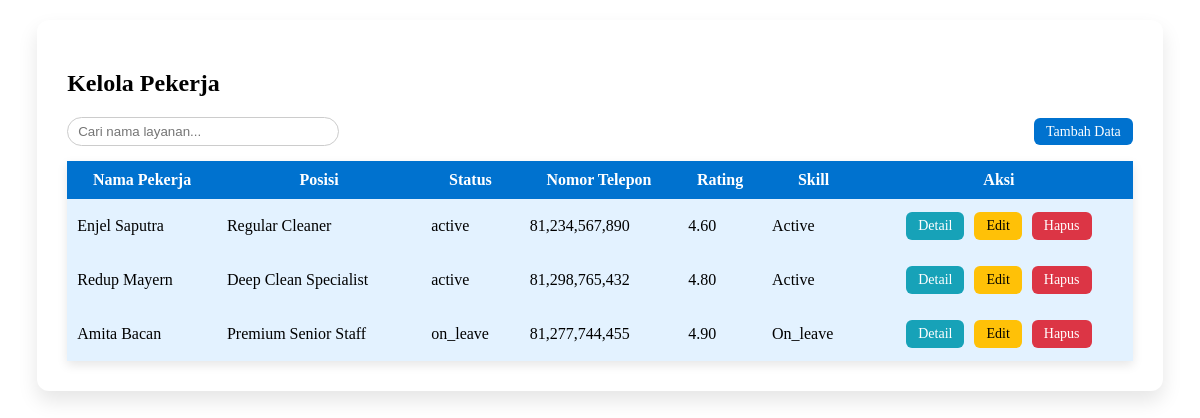
/Frontend/Admin/pekerja/pekerja1.php, run on the app's committed database.
### tables this page shows
CREATE TABLE `employees` (
  `id` bigint(20) UNSIGNED NOT NULL,
  `employee_code` varchar(30) DEFAULT NULL,
  `name` varchar(100) NOT NULL,
  `position` varchar(100) NOT NULL,
  `status` enum('active','inactive','on_leave') DEFAULT 'active',
  `rating` decimal(3,2) DEFAULT 0.00,
  `phone` varchar(20) DEFAULT NULL,
  `email` varchar(100) DEFAULT NULL,
  `password` varchar(255) DEFAULT NULL,
  `photo` varchar(255) DEFAULT NULL,
  `address` mediumtext DEFAULT NULL,
  `emergency_contact_name` varchar(100) DEFAULT NULL,
  `emergency_contact_phone` varchar(20) DEFAULT NULL,
  `skills` mediumtext DEFAULT NULL,
  `total_jobs_completed` int(11) DEFAULT 0,
  `certifications` mediumtext DEFAULT NULL,
  `shift_date` date DEFAULT NULL,
  `shift_start` time DEFAULT NULL,
  `shift_end` time DEFAULT NULL,
  `shift_type` enum('morning','afternoon','evening','full') DEFAULT 'full',
  `work_status` enum('scheduled','completed','cancelled') DEFAULT 'scheduled',
  `hired_at` date DEFAULT NULL,
  `created_at` timestamp NOT NULL DEFAULT current_timestamp(),
  `updated_at` timestamp NOT NULL DEFAULT current_timestamp() ON UPDATE current_timestamp()
);

### Frontend/Admin/pekerja/pekerja1.php (the view, shortened to what this page needs)
<?php
include '../../../Backend/db.php';
$limit = 5;
$page = isset($_GET['page']) ? (int)$_GET['page'] : 1;
$start = ($page - 1) * $limit;
$sql = "SELECT * FROM employees LIMIT $start, $limit";
$result = $conn->query($sql);
?>
<!DOCTYPE html>
<html>
<head>
</head>
<body>
<div class="cleanify-card">
<h2>Kelola Pekerja</h2>
<div class="top-bar">
    <div class="search">
        <input type="text" id="searchOrder" placeholder="Cari nama layanan..." class="search-input">
    </div>
    <div class="add-btn">
        <a href="tambah.php" class="btn btn-success">Tambah Data</a>
    </div>
</div>
<table class="table table-bordered table-striped">
	<thead class="table-success">
		<tr>
			<th>Nama Pekerja</th>
			<th>Posisi</th>
			<th>Status</th>
			<th>Nomor Telepon</th>
			<th>Rating</th>
			<th>Skill</th>
			<th>Aksi</th>
		</tr>
	</thead>
	<tbody>
		<?php if ($result->num_rows > 0): ?>
			<?php while($row = $result->fetch_assoc()): ?>
				<tr>
					<td><?= htmlspecialchars($row['name']); ?></td>
					<td><?= htmlspecialchars($row['position']); ?></td>
					<td><?= htmlspecialchars($row['status']); ?></td>
					<td><?= number_format($row['phone']); ?></td>
					<td><?= htmlspecialchars($row['rating']); ?></td>
					<td>
						<span class="badge bg-<?= $row['status'] == 'active' ? 'success' : 'danger' ?>">
							<?= ucfirst($row['status']); ?>
						</span>
					</td>
					<td class="td-aksi">
						<a href="detail.php?id=<?= $row['id']; ?>" class="btn btn-info btn-sm">Detail</a>
						<a href="update.php?id=<?= $row['id']; ?>" class="btn btn-warning btn-sm">Edit</a>
						<a href="delete.php?id=<?= $row['id']; ?>"
						   onclick="return confirm('Hapus layanan ini?');"
						   class="btn btn-danger btn-sm">Hapus</a>
					</td>
				</tr>
			<?php endwhile; ?>
		<?php else: ?>
			<tr><td colspan="7" class="text-center">Data layanan tidak tersedia.</td></tr>
		<?php endif; ?>
	</tbody>
</table>
</div>
</body>
</html>

### data on the page
employees: name "Enjel Saputra", position "Regular Cleaner", status "active", phone "81,234,567,890", rating "4.60", status "Active"
employees: name "Redup Mayern", position "Deep Clean Specialist", status "active", phone "81,298,765,432", rating "4.80", status "Active"
employees: name "Amita Bacan", position "Premium Senior Staff", status "on_leave", phone "81,277,744,455", rating "4.90", status "On_leave"
